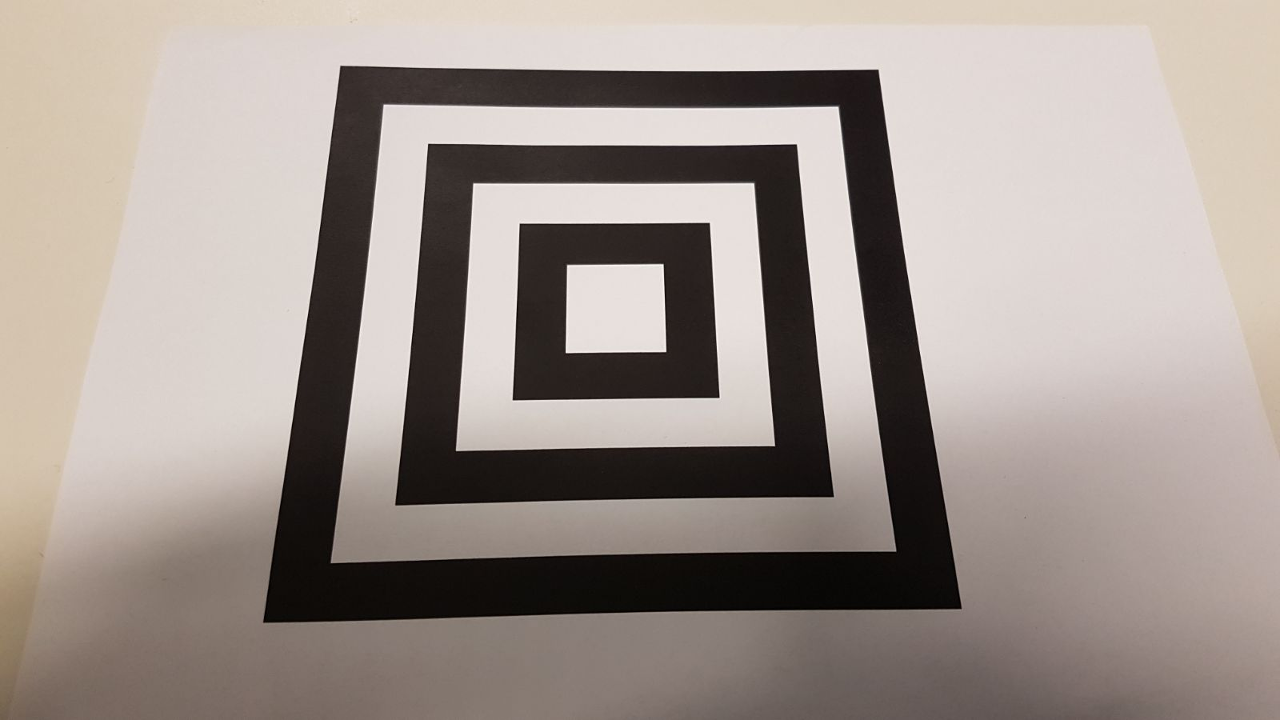
#> input picture images/zielfeld_seitlich.png, 1280 x 720 px, found by its file name
$ python goodfeatures.py
#> lines starting #> are read from the running program, lines starting #| are printed output that depends on the picture; after the words box and inside, x2 and y2 are one past the last pixel; in counts of white or black regions, pixels touching at a corner belong together
import numpy as np
import cv2


while(True):
    img = cv2.imread("zielfeld_seitlich.png")
#> img is the input picture: shape (720, 1280, 3); mean B, G, R 142.9, 149, 159.3

    gray = cv2.cvtColor(img,cv2.COLOR_BGR2GRAY)
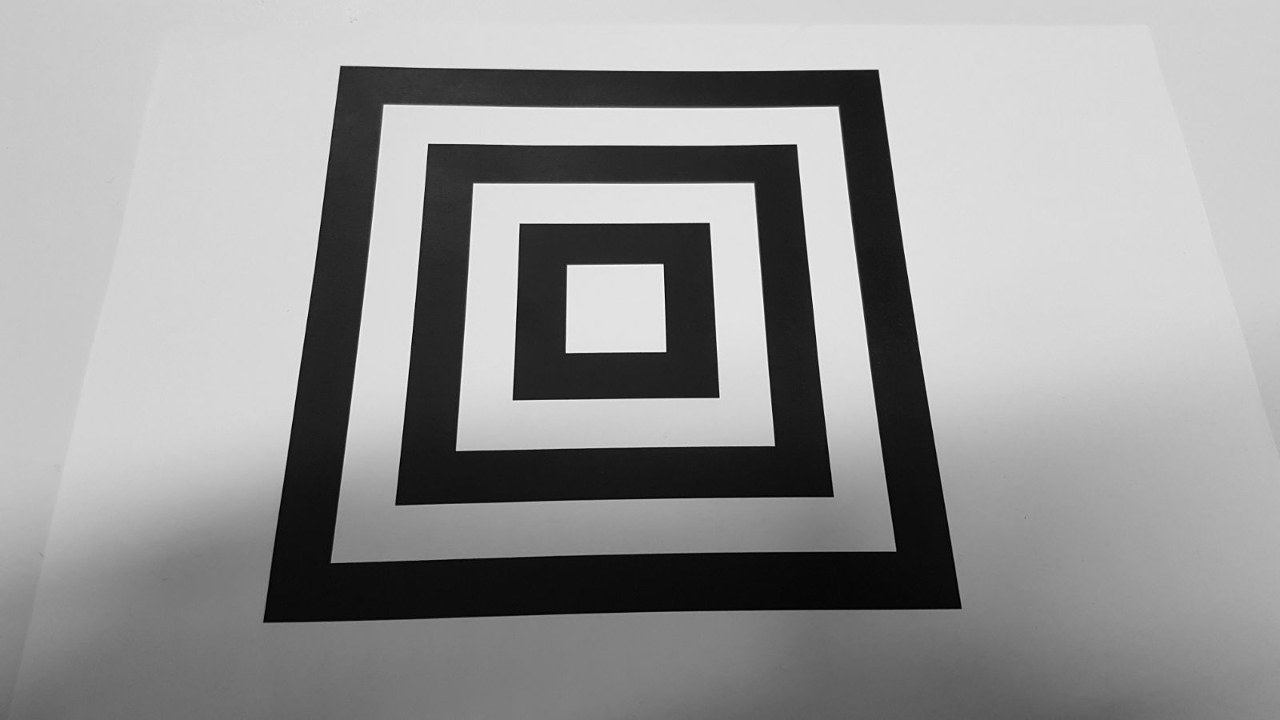
#> gray: shape (720, 1280); min 0, max 255, mean 151.4
    corners = cv2.goodFeaturesToTrack(gray,4,0.05,15)
#> corners = [[520, 224], [513, 399], [665, 351], [566, 352]]
    corners = np.int0(corners)
    for i in corners:
        x,y = i.ravel()
        cv2.circle(img,(x,y),3,255,-1)
#> this loop made 4 passes
#> img: shape (720, 1280, 3); 0.01% of pixels changed, all inside (x1, y1, x2, y2) = (510, 221, 669, 403)

    cv2.imshow('fast_false.png',img)

    if cv2.waitKey(1)==27:# esc Key
#> (key Esc is pressed here)
        break

cv2.destroyAllWindows()

$ run again, with images/20180308_092251.jpg saved as images/zielfeld_seitlich.png
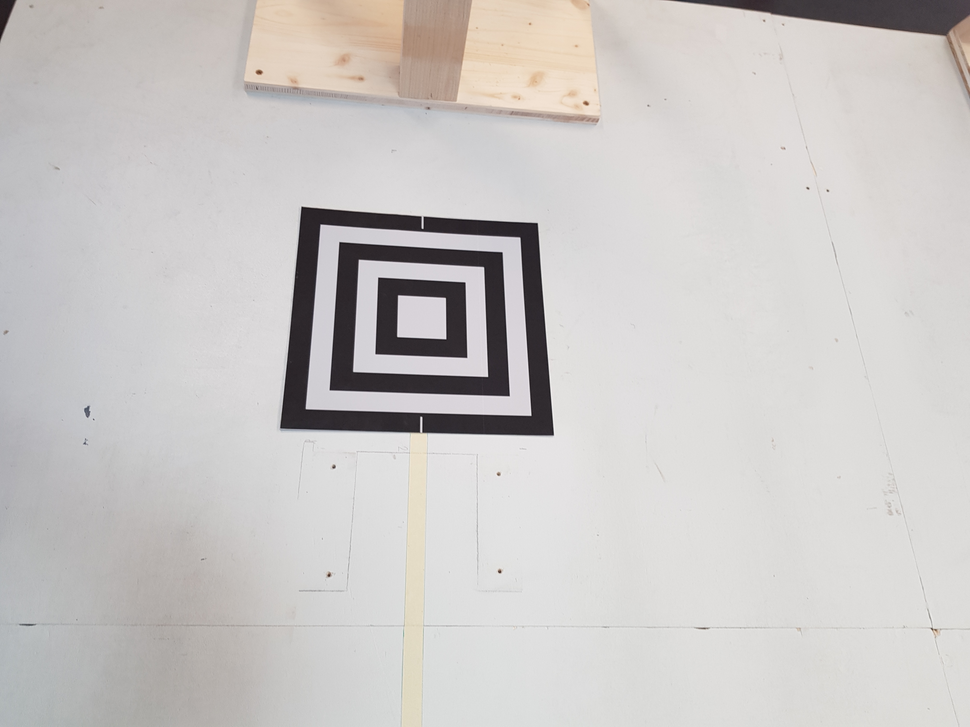
#> input picture images/20180308_092251.jpg, 970 x 727 px, shrunk from 4032 x 3024 before the run, found by its file name
#> img is the input picture: shape (727, 970, 3); mean B, G, R 198.2, 199.7, 202.8
#> `gray = cv2.cvtColor(img,cv2.COLOR_BGR2GRAY)`:
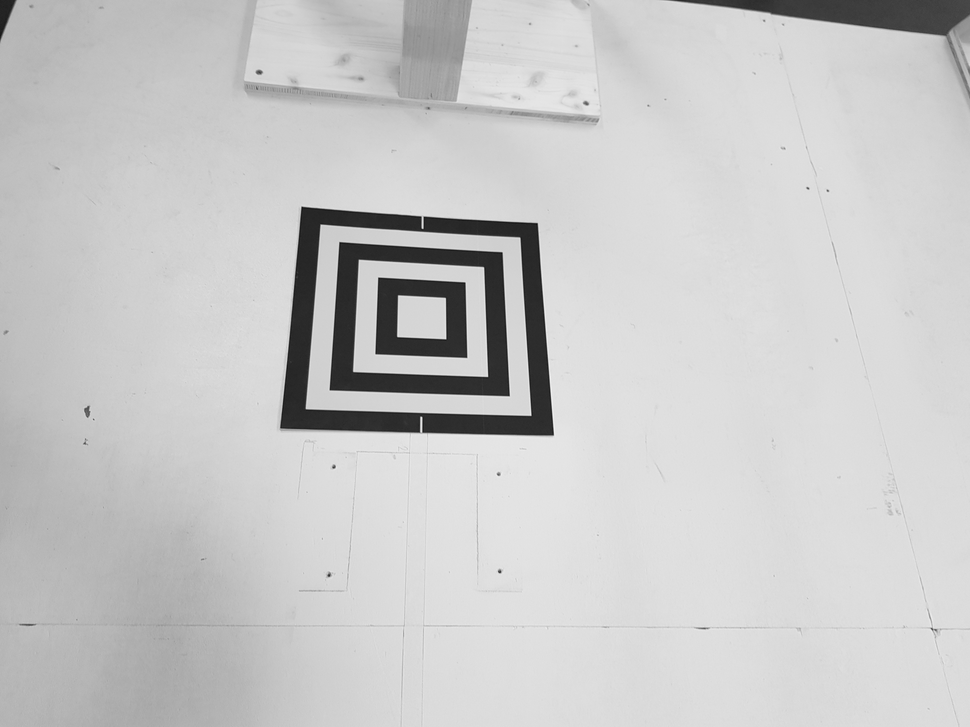
#> gray: shape (727, 970); min 14, max 245, mean 200.4
#> corners = [[424, 217], [445, 338], [302, 207], [487, 376]]
#> the loop `for i in corners:` made 4 passes

$ run again, with images/20180308_092254.jpg saved as images/zielfeld_seitlich.png
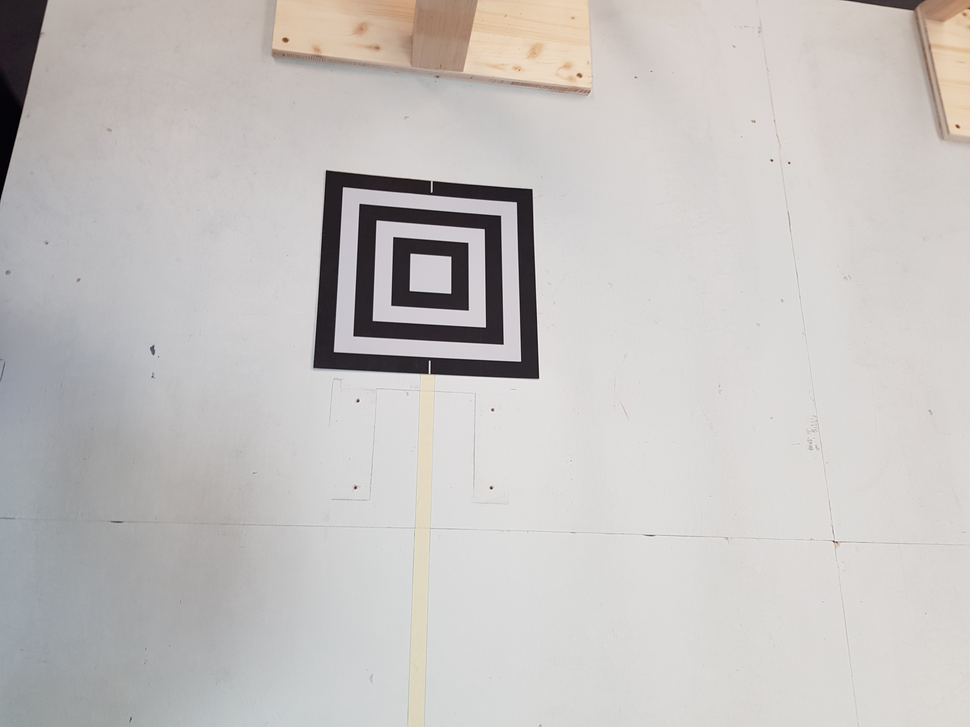
#> input picture images/20180308_092254.jpg, 970 x 727 px, shrunk from 4032 x 3024 before the run, found by its file name
#> img is the input picture: shape (727, 970, 3); mean B, G, R 192.1, 194.1, 197.3
#> `gray = cv2.cvtColor(img,cv2.COLOR_BGR2GRAY)`:
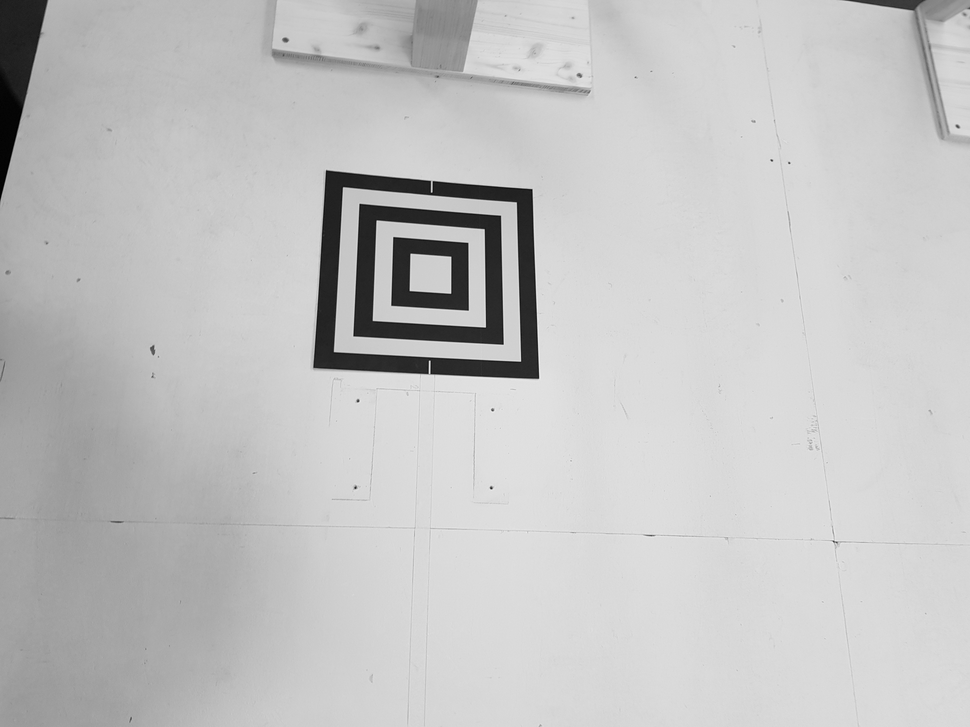
#> gray: shape (727, 970); min 0, max 241, mean 194.8
#> corners = [[491, 488], [502, 343], [431, 373], [467, 309]]
#> the loop `for i in corners:` made 4 passes
